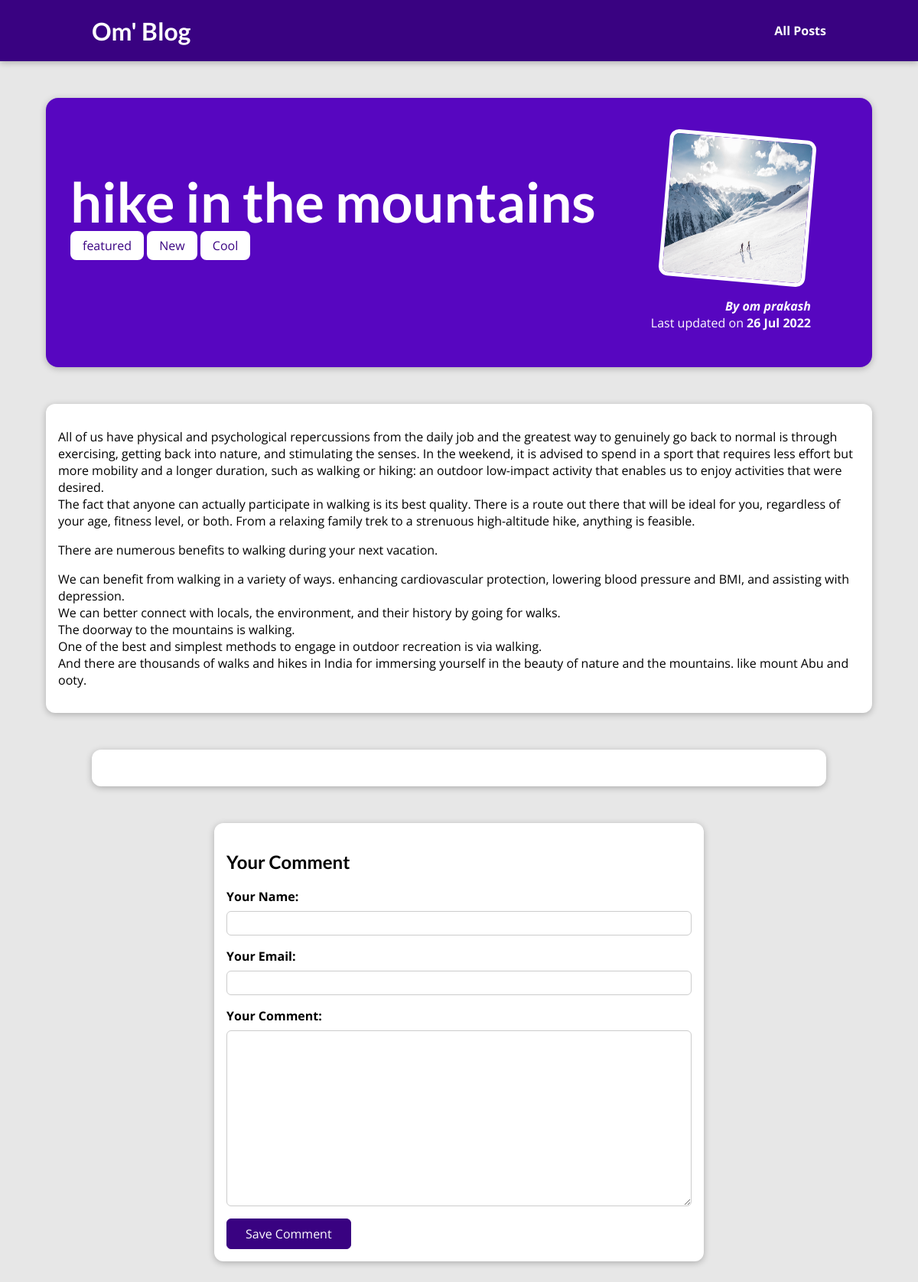
The page /posts/hike-in-the-mountains on the database its author committed.
### blog/models.py (models this page shows, shortened)
class Post(models.Model):
    title = models.CharField(max_length=150)
    excerpt=models.CharField(max_length=200)
    image =models.ImageField(upload_to="posts", null=True)
    date = models.DateField(auto_now=True)
    slug = models.SlugField(unique=True , db_index=True)
    content = models.TextField(validators=[MinLengthValidator(10)])
    author = models.ForeignKey(Author , on_delete=models.SET_NULL, null=True,related_name="posts")
    tags = models.ManyToManyField(Tag)

class Tag(models.Model):
    caption = models.CharField(max_length=20)

class Author(models.Model):
    first_name = models.CharField(max_length=100)
    last_name = models.CharField(max_length=100)
    email_address = models.EmailField()
    def full_name(self):
        return f"{self.first_name} {self.last_name}"
    def __str__(self):
        return self.full_name()

### blog/views.py (the view, shortened to what this page needs)
# urls.py: path("posts/<slug:slug>" , views.SinglePostView.as_view() , name="post-detail-page")
class SinglePostView(View):
    def get(self, request, slug):
        post = Post.objects.get(slug=slug)
        context = {
            "post": post,
            "post_tags": post.tags.all(),
            "comment_form": CommentForm(),
            "comments": post.comments.all().order_by("-id")
        }
        return render(request, "blog/post-detail.html",context)

### blog/forms.py
class CommentForm(forms.ModelForm):
    class Meta:
        model = Comment
        exclude = ["post"]
        labels = {
            "user_name": "Your Name",
            "user_email": "Your Email",
            "text": "Your Comment"
        }

### blog/templates/blog/post-detail.html (shortened to what this page needs)
{% extends "base.html" %}
{% load static %}
{% block css_files %}
  <link rel="stylesheet" href="{% static "blog/post-detail.css" %}" />
{% endblock %}
{% block content %}
  <section id="summary">
    <h2>{{ post.title }}</h2>
    <div>
      {%for tag in post_tags %}
        <span class="tag"> {{tag.caption}}</span>
      {% endfor%}
    </div>
    <article>
        <img src="{{ post.image.url }}" alt="Post Title">
        <address> By <a href="mailto:{{post.author.email_address}}">{{ post.author}}</a></address>
        <div>
            Last updated on <time>{{ post.date|date:"d M Y"}}</time>
        </div>
    </article>
  </section>
   <main>
    {{post.content|linebreaks}}
   </main>
   <section id="comments">
   </section>
  <section id="comment-form">
    <h2>Your Comment</h2>
    <form action="{% url "post-detail-page" post.slug %}" method="POST">
      {% for form_field in comment_form %}
       <div class="form-control {% if form_field.errors%}invalid{% endif %}">
        {{ form_field.label_tag }}
        {{ form_field }}
       </div>
      {% endfor %}
      <button>Save Comment</button>
    </form>
  </section>
{% endblock%}

### templates/base.html (shortened to what this page needs)
{% load static %}
<!DOCTYPE html>
<html lang="en">
<head>
  <link rel="stylesheet" href="{% static "app.css" %}">
  {% block css_files %}{% endblock %}
</head>
<body>
  <header id="main-navigation">
    <h1><a href="{% url "starting-page"%}">Om' Blog</a></h1>
    <nav>
      <a href="{% url "posts-page"%}">All Posts</a>
    </nav>
  </header>
  {% block content %}
  {% endblock %}
</body>
</html>

### static/app.css (style rules this page uses)
* { box-sizing: border-box; }
html { font-family: 'Open Sans', 'Lato', sans-serif; }
body { margin: 0; }
h1, h2, h3 { font-family: 'Lato', sans-serif; font-weight: bold; }
#main-navigation { width: 100%; height: 5rem; display: flex; justify-content: space-between; align-items: center; padding: 0 10%; position: absolute; top: 0; left: 0; }
#main-navigation a { text-decoration: none; color: white; font-weight: bold; }

### blog/static/blog/post-detail.css (style rules this page uses)
body { background-color: #e7e7e7; }
#main-navigation { background-color: #390281; box-shadow: 0 2px 8px rgba(0, 0, 0, 0.25); }
#summary { margin: 8rem auto 3rem auto; padding: 2rem; width: 90%; max-width: 90rem; border-radius: 16px; background-color: #5706c0; position: relative; box-shadow: 0 2px 8px rgba(0, 0, 0, 0.25); height: 22rem; }
#summary h2 { color: white; font-size: 4.5rem; margin-bottom:0.25rem; }
#summary article { position: absolute; top: 2rem; right: 3rem; padding: 1rem 2rem; border-radius: 12px; text-align: right; color: white; }
#summary article img { width: 12rem; height: 12rem; border-radius: 12px; transform: rotateZ(5deg); border: 5px solid white; margin-bottom: 1rem; }
#summary address { font-weight: bold; }
#summary a { color: white; text-decoration: none; }
#summary time { font-weight: bold; }
main { width: 90%; max-width: 90rem; margin: 3rem auto; background-color: white; padding: 1rem; border-radius: 12px; box-shadow: 0 2px 8px rgba(0, 0, 0, 0.25); }
.tag { background-color: white; color : #390281; padding:0.5rem 1rem; border-radius: 8px; }
#comment-form { margin: 3rem auto; width: 90%; max-width: 40rem; border-radius: 12px; background-color: white; box-shadow: 0 2px 8px rgba(0, 0, 0, 0.25); padding: 1rem; }
#comment-form button { font: inherit; background-color: #390281; color:white; border: 1px solid #390281; padding: 0.5rem 1.5rem; border-radius: 6px; cursor: pointer; }
.form-control { margin-bottom: 1rem; }
.form-control label { font-weight: bold; margin-bottom: 0.5rem; display: block; }
.form-control input, .form-control textarea { display: block; width: 100%; font: inherit; padding: 0.25rem; border-radius: 6px; border: 1px solid #ccc; }
#comments { margin: 3rem auto; width: 90%; max-width: 60rem; border-radius: 12px; background-color: white; box-shadow: 0 2px 8px rgba(0, 0, 0, 0.25); padding: 1rem 2rem; }

### rows shown on the page
Post: title "hike in the mountains", image (picture), author "om prakash", date "26 Jul 2022", content "All of us have physical and psychological repercussions from the daily job and the greatest way to genuinely go back to normal is through exercising, getting back into nature, and stimulating the senses. In the weekend, it is advised to spend in a sport that requires less effort but more mobility and a longer duration, such as walking or hiking: an outdoor low-impact activity that enables us to enjoy activities that were desired. The fact that anyone can actually participate in walking is its best quality. There is a route out there that will be ideal for you, regardless of your age, fitness level, or both. From a relaxing family trek to a strenuous high-altitude hike, anything is feasible.…"
Tag: caption "featured"
Tag: caption "New"
Tag: caption "Cool"
